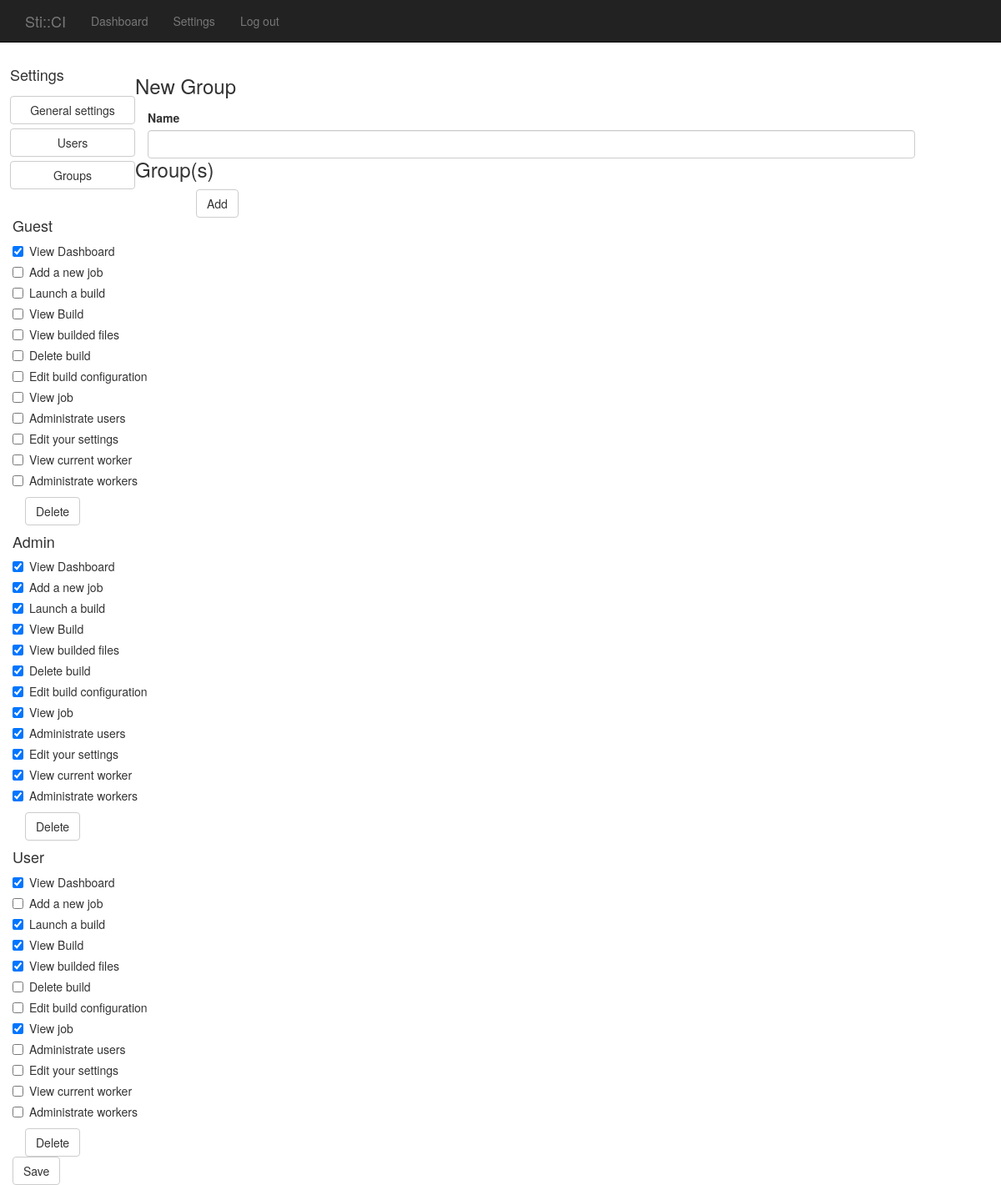
/groups.php (signed in), run on the app's committed database.
### tables this page shows
CREATE TABLE IF NOT EXISTS `groups` (
  `group_id` int(25) NOT NULL AUTO_INCREMENT,
  `group_name` varchar(255) NOT NULL,
  `flags` int(2) NOT NULL,
  PRIMARY KEY (`group_id`)
);

### actions/CommonAction.php (called while the page is built, shortened)
<?php
require_once("db/DbUser.php");
require_once("db/DbGroup.php");
class CommonAction {
	public $groups;
	private $logged;
	public function __construct($title = "None", $requiredFlags = 0)
	{
		$this->logged = false;
		$this->groups = array();
		if(isset($_SESSION['user_id']) && isset($_SESSION['logged']))
		{
			$this->logged = true;
			$this->userId = $_SESSION['user_id'];
			$user = DbUser::GetUserById($this->userId);
			if($user->id == 0)
			{
				$this->errors[] = "This user is invalid !";
			}
			else
			{
				DbUser::fillGroup($user);
				$this->groups = $user->groups;
			}
		}
		else
		{
			$this->groups[] = DbGroup::GetGroupByName('Guest');
		}
	}
	public function testGroupFlags($flag)
	{
		foreach($this->groups as $g)
		{
			if($g->testFlags($flag))
			{
				return true;
			}
		}
		return false;
	}
	public function isLogged()
	{
		return $this->logged;
	}
}

### db/DbUser.php (called while the page is built, shortened)
<?php
require_once("db/DbConnection.php");
require_once("classes/Group.php");
class DbUser
{
	public static function GetUserById($user_id)
	{
		$user = new User();
		$con = new DbConnection();
		$query = "SELECT user_id, username, password, hash_type, email, stamp FROM users WHERE user_id = ?";
		$st = $con->prepare($query);
		$st->bind_param("i", $user_id);
		$st->bind_result($u_id, $u_name, $u_pass, $u_hash, $u_email, $u_stamp);
		$st->execute();
		if($st->fetch())
		{
			$user->id = $u_id;
			$user->username = $u_name;
			$user->password = $u_pass;
			$user->hashType = $u_hash;
			$user->email = $u_email;
			$user->stamp = $u_stamp;
		}
		return $user;
	}
	public static function fillGroup($user)
	{
		if($user->id != 0)
		{
			$con = new DbConnection();
			$query = "SELECT g.group_id, g.group_name, g.flags FROM groups g JOIN users_groups ug ON ug.group_id = g.group_id WHERE ug.user_id = ?";
			$st = $con->prepare($query);
			$user_id = $user->id;
			$st->bind_param("i", $user_id);
			$st->bind_result($g_id, $g_name, $flags);
			$st->execute();
			while($st->fetch())
			{
				$g = new Group();
				$g->id = $g_id;
				$g->name = $g_name;
				$g->flags = $flags;
				$user->groups[] = $g;
			}
		}
	}
}

### db/DbConnection.php (called while the page is built, shortened)
<?php
class DbConnection
{
	private $connection;
	public function prepare($query)
	{
		return $this->connection->prepare($query);
	}
	public function open()
	{
		$this->connection = new mysqli(DB_SERVER, DB_USER, DB_PASS, DB_DATABASE);
	}
}

### actions/GroupsAction.php (called while the page is built, shortened)
<?php
require_once("actions/CommonAction.php");
class GroupsAction extends CommonAction
{
	public function __construct()
	{
		parent::__construct("Groups admin", Group::$AdminUsers);
	}
	public function execute()
	{
		$this->groups = DbGroup::GetGroups();
	}
}

### classes/Group.php (called while the page is built, shortened)
<?php
class GroupFlag
{
	public function __construct($name, $description, $value)
	{
		$this->name = $name;
		$this->description = $description;
		$this->value = $value;
	}
}
class Group
{
	public $flags;
	public static $ViewDash = 1;
	public static $AddJob = 2;
	public static $LaunchBuild = 4;
	public static $ViewBuild = 8;
	public static $ViewFile = 16;
	public static $DeleteBuild = 32;
	public static $EditBuild = 64;
	public static $ViewJob = 128;
	public static $AdminUsers = 256;
	public static $EditSettings = 512;
	public static $ViewWorker = 1024;
	public static $AdminWorkers = 2048;
	public static function GetFlags()
	{
		$flags = array();
		$flags[] = new GroupFlag("ViewDash", "View Dashboard", Group::$ViewDash);
		$flags[] = new GroupFlag("AddJob", "Add a new job", Group::$AddJob);
		$flags[] = new GroupFlag("LaunchBuild", "Launch a build", Group::$LaunchBuild);
		$flags[] = new GroupFlag("ViewBuild", "View Build", Group::$ViewBuild);
		$flags[] = new GroupFlag("ViewFile", "View builded files", Group::$ViewFile);
		$flags[] = new GroupFlag("DeleteBuild", "Delete build", Group::$DeleteBuild);
		$flags[] = new GroupFlag("EditBuild", "Edit build configuration", Group::$EditBuild);
		$flags[] = new GroupFlag("ViewJob", "View job", Group::$ViewJob);
		$flags[] = new GroupFlag("AdminUsers", "Administrate users", Group::$AdminUsers);
		$flags[] = new GroupFlag("EditSettings", "Edit your settings", Group::$EditSettings);
		$flags[] = new GroupFlag("ViewWorker", "View current worker", Group::$ViewWorker);
		$flags[] = new GroupFlag("AdminWorkers", "Administrate workers", Group::$AdminWorkers);
		return $flags;
	}
	public function __construct()
	{
		$this->flags = 0;
	}
	public function testFlags($flag)
	{
		$if = $this->flags & $flag;
		return ($if == $flag);
	}
}

### db/DbGroup.php (called while the page is built, shortened)
<?php
require_once("db/DbConnection.php");
require_once("classes/Group.php");
class DbGroup
{
	public static function GetGroups()
	{
		$list = array();
		$con = new DbConnection();
		$query = "SELECT group_id, group_name, flags FROM groups";
		$st = $con->prepare($query);
		$st->bind_result($g_id, $g_name, $g_flags);
		$st->execute();
		while($st->fetch())
		{
			$group = new Group();
			$group->id = $g_id;
			$group->name = $g_name;
			$group->flags = $g_flags;
			$list[] = $group;
		}
		return $list;
	}
}

### groups.php (the view, shortened to what this page needs)
<?php
require_once("actions/GroupsAction.php");
$page = new GroupsAction();
$page->execute();
require_once("header.php");
require_once("settings_sidemenu.php");
$flags = Group::GetFlags();
?>
<div class="container">
	<h3> New Group </h3>
	<div class="new_group">
		<form method="post" role="form" action="groups.php?add">
			<div class="form-group">
				<label for="name" class="col-sm-2 control-label">Name</label>
				<div class="col-sm-10">
					<input type="text" class="form-control" id="name" name="name">
				</div>
			</div>
			<div class="form-group">
				<div class="col-sm-offset-2 col-sm-10">
					<button type="submit" class="btn btn-default">Add</button>
				</div>
			</div>
		</form>
	</div>
	<div class="groups">
	<h3>Group(s)</h3>
		<form role="form" method="post" action="groups.php?save">
		<?php
		$g_i = 0;
		foreach($page->groups as $g)
		{
		?>
		<div class="row">
			<h4><?php echo $g->name; ?></h4>
			<?php
			foreach($flags as $f)
			{
			?>
			<div class="checkbox">
				<label>
					<input type="checkbox" name="flag_<?php echo $g_i; ?>_<?php echo $f->name; ?>" <?php if($g->testFlags($f->value)){ echo 'checked'; } ?>>
					<?php echo $f->description; ?>
				</label>
			</div>
			<?php
			}
			?>
		</div>
		<a class="btn btn-default" href="groups.php?delete&group_id=<?php echo $g->id; ?>">Delete</a>
		<?php
		$g_i++;
		}
		?>
		<div class="row">
			<button type="submit" class="btn btn-default">Save</button>
		</div>
		</form>
	</div>
</div>
<?php
require_once("footer.php");

### header.php (shortened to what this page needs)
<!DOCTYPE html>
<html>
	<head>
		<link href="css/bootstrap.css" rel="stylesheet">
		<link href="css/stici.css" rel="stylesheet">
	</head>
	<body>
		<div class="navbar navbar-inverse navbar-fixed-top" role="nagivation">
			<div class="container">
				<div class="navbar-header">
					<a class="navbar-brand" href="index.php">Sti::CI</a>
				</div>
				<div class="navbar-collapse collapse">
					<ul class="nav navbar-nav">
						<?php
						if($page->testGroupFlags(Group::$ViewDash))
						{
						?>
						<li><a href="index.php">Dashboard</a></li>
						<?php
						}
						?>
						<li><a href="settings.php">Settings</a></li>
						<?php
						if($page->isLogged())
						{
						?>
						<li><a href="logout.php">Log out</a></li>
						<?php
						}
						else
						{
						?>
						<li><a href="login.php">Sign in</a></li>
						<?php
						}
						?>
					</ul>
				</div>
			</div>
		</div>

### settings_sidemenu.php
<div class="sidemenu">
	<h4>Settings</h4>
	<?php
	if($page->testGroupFlags(Group::$EditSettings))
	{
	?>
	<a class="btn btn-default" href="settings.php">General settings</a>
	<?php
	}
	?>
	<?php
	if($page->testGroupFlags(Group::$AdminUsers))
	{
	?>
	<a class="btn btn-default" href="users.php">Users</a>
	<a class="btn btn-default" href="groups.php">Groups</a>
	<?php
	}
	?>
</div>

### footer.php (shortened to what this page needs)
	</body>
</html>

### css/stici.css (style rules this page uses)
body { padding-top: 70px; }
.sidemenu { width: 150px; float:left; margin-left: 12px; }
.sidemenu a { width: 100%; margin-top: 5px; }

### data on the page
groups: group_name "Guest", flags "☑", description "View Dashboard", description "Add a new job", description "Launch a build", description "View Build", description "View builded files", description "Delete build", description "Edit build configuration", description "View job", description "Administrate users", description "Edit your settings", description "View current worker", description "Administrate workers"
groups: group_name "Admin", flags "☑", description "View Dashboard", description "Add a new job", description "Launch a build", description "View Build", description "View builded files", description "Delete build", description "Edit build configuration", description "View job", description "Administrate users", description "Edit your settings", description "View current worker", description "Administrate workers"
groups: group_name "User", flags "☑", description "View Dashboard", description "Add a new job", description "Launch a build", description "View Build", description "View builded files", description "Delete build", description "Edit build configuration", description "View job", description "Administrate users", description "Edit your settings", description "View current worker", description "Administrate workers"
